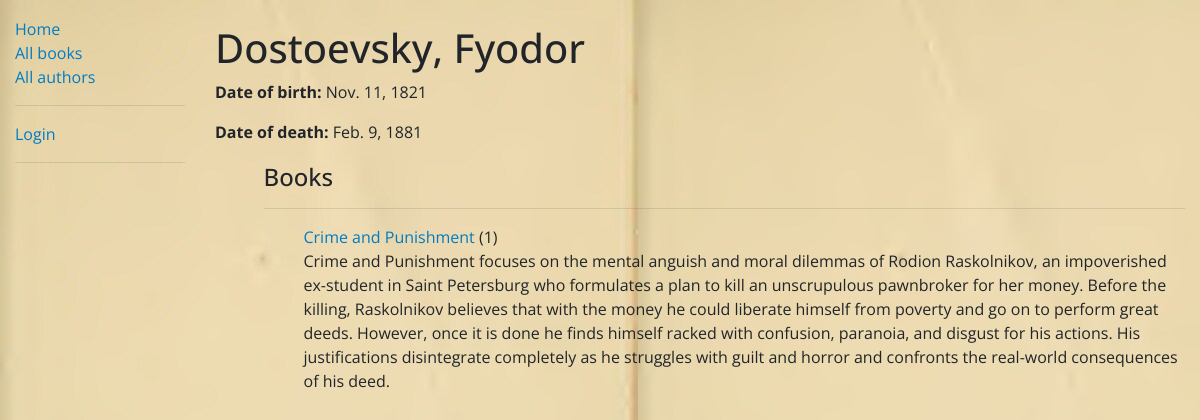
The app's page /catalog/author/1 with its own data.
### catalog/models.py (models this page shows, shortened)
class Author(models.Model):
    first_name = models.CharField(max_length=100)
    last_name = models.CharField(max_length=100)
    date_of_birth = models.DateField(null=True, blank=True)
    date_of_death = models.DateField('died', null=True, blank=True)
    class Meta:
        ordering = ['last_name', 'first_name']

class Book(models.Model):
    title = models.CharField(max_length=200)
    author = models.ForeignKey('Author', on_delete=models.SET_NULL, null=True)
    summary = models.TextField(max_length=1000, help_text='Enter a brief description of the book')
    isbn = models.CharField('ISBN', max_length=13, unique=True,
                            help_text='13 Character <a href=\
                            "https://www.isbn-international.org/content/what-isbn">ISBN number</a>')
    genre = models.ManyToManyField(Genre, help_text='Select a genre for this book')
    language_of_origin = models.ForeignKey('Language', on_delete=models.SET_NULL, null=True)
    class Meta:
        ordering = ['title']
    def display_genre(self):
        """Create a string for the Genre. This is required to display genre in Admin."""
        return ', '.join(genre.name for genre in self.genre.all()[:3])
    display_genre.short_description = 'Genre'
    def get_absolute_url(self):
        return reverse('book-detail', args=[str(self.id)])

### catalog/views.py (the view)
# urls.py: path('author/<int:pk>', views.AuthorDetailView.as_view(), name='author-detail'),
class AuthorDetailView(generic.DetailView):
    model = Author

### catalog/templates/catalog/author_detail.html (shortened to what this page needs)
{% extends 'base_generic.html' %}
{% block content %}
    <h1>{{ author.last_name }}, {{ author.first_name }}</h1>
    {% if author.date_of_birth %}
        <p><strong>Date of birth:</strong> {{ author.date_of_birth }}</p>
    {% endif %}
    {% if author.date_of_death %}
        <p><strong>Date of death:</strong> {{ author.date_of_death }}</p>
    {% endif %}
    <div class="nested">
        {% if author.book_set %}
            <h4>Books</h4>
            <hr>
            {% if author.book_set %}
                <ul>
                    {% for book in author.book_set.all %}
                        <p>
                            <a href="{{ book.get_absolute_url }}">{{ book.title }}</a> ({{ book.id }})
                            <br>{{ book.summary }}
                        </p>
                    {% endfor %}
                </ul>
            {% else %}
                <p>There are no books of this author added to the library yet</p>
            {% endif %}
        {% endif %}
    </div>
{% endblock %}

### catalog/static/css/styles.css (style rules this page uses)
body { background-image: url("../images/reader.jpg"); }
.nested { margin-left: 5%; margin-top: 2%; }

### catalog/static/css/links.css (style rules this page uses)
body { font-family:'Open Sans', sans-serif; }
a,a:visited,a:hover,a:active { -webkit-backface-visibility:hidden; backface-visibility:hidden; position:relative; transition:0.5s color ease; text-decoration:none; color: #017cc4; }

### records on screen
Author: last_name "Dostoevsky", first_name "Fyodor", date_of_birth "Nov. 11, 1821", date_of_death "Feb. 9, 1881"
Book: title "Crime and Punishment", id "1", summary "Crime and Punishment focuses on the mental anguish and moral dilemmas of Rodion Raskolnikov, an impoverished ex-student in Saint Petersburg who formulates a plan to kill an unscrupulous pawnbroker for her money. Before the killing, Raskolnikov believes that with the money he could liberate himself from poverty and go on to perform great deeds. However, once it is done he finds himself racked with confusion, paranoia, and disgust for his actions. His justifications disintegrate completely as he struggles with guilt and horror and confronts the real-world consequences of his deed."
